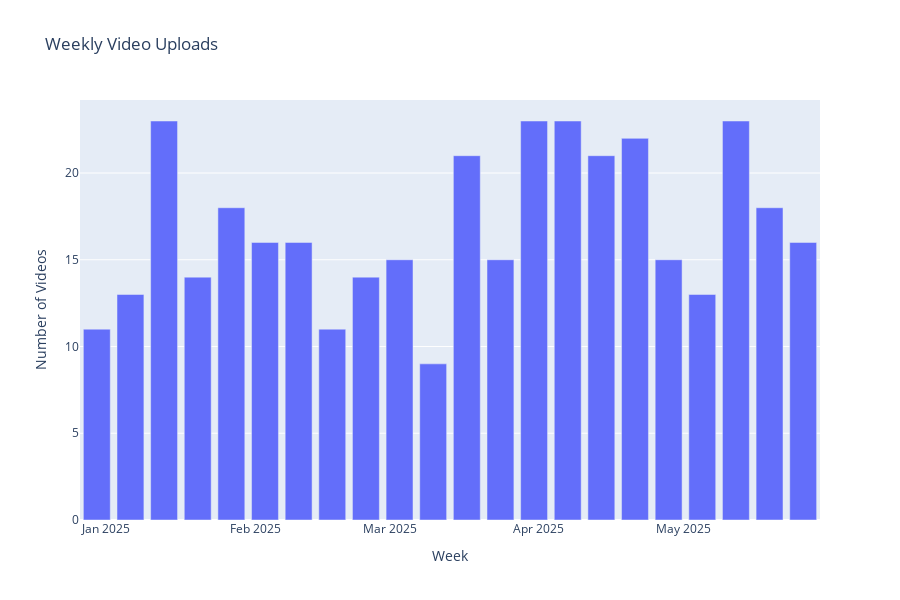

Here is the notebook cell this chart was saved with:
### Markdown cell above
## EDA

### Code cell
video_df['published_at'] = pd.to_datetime(video_df['published_at'])
video_df['week'] = video_df['published_at'].dt.to_period('W').apply(lambda r: r.start_time)

week_counts = video_df.groupby('week').size().reset_index(name='video_count')

fig = px.bar(week_counts, x='week', y='video_count',
             title="Weekly Video Uploads",
             labels={'video_count': 'Number of Videos', 'week': 'Week'})
fig.update_layout(width=900, height=600)
fig.show()

### Figure 1 — Plotly figure (JSON) as saved in the notebook; plotly's stock layout.template omitted (floating-point values rounded to 4 significant figures)
{"data": [{"hovertemplate": "Week=%{x}<br>Number of Videos=%{y}<extra></extra>", "legendgroup": "", "marker": {"color": "#636efa", "pattern": {"shape": ""}}, "name": "", "orientation": "v", "showlegend": false, "textposition": "auto", "type": "bar", "x": ["2024-12-30T00:00:00.000000000", "2025-01-06T00:00:00.000000000", "2025-01-13T00:00:00.000000000", "2025-01-20T00:00:00.000000000", "2025-01-27T00:00:00.000000000", "2025-02-03T00:00:00.000000000", "2025-02-10T00:00:00.000000000", "2025-02-17T00:00:00.000000000", "2025-02-24T00:00:00.000000000", "2025-03-03T00:00:00.000000000", "2025-03-10T00:00:00.000000000", "2025-03-17T00:00:00.000000000", "2025-03-24T00:00:00.000000000", "2025-03-31T00:00:00.000000000", "2025-04-07T00:00:00.000000000", "2025-04-14T00:00:00.000000000", "2025-04-21T00:00:00.000000000", "2025-04-28T00:00:00.000000000", "2025-05-05T00:00:00.000000000", "2025-05-12T00:00:00.000000000", "2025-05-19T00:00:00.000000000", "2025-05-26T00:00:00.000000000"], "xaxis": "x", "y": [11, 13, 23, 14, 18, 16, 16, 11, 14, 15, 9, 21, 15, 23, 23, 21, 22, 15, 13, 23, 18, 16], "yaxis": "y"}], "layout": {"barmode": "relative", "height": 600, "legend": {"tracegroupgap": 0}, "title": {"text": "Weekly Video Uploads"}, "width": 900, "xaxis": {"anchor": "y", "domain": [0, 1], "title": {"text": "Week"}}, "yaxis": {"anchor": "x", "domain": [0, 1], "title": {"text": "Number of Videos"}}}}
